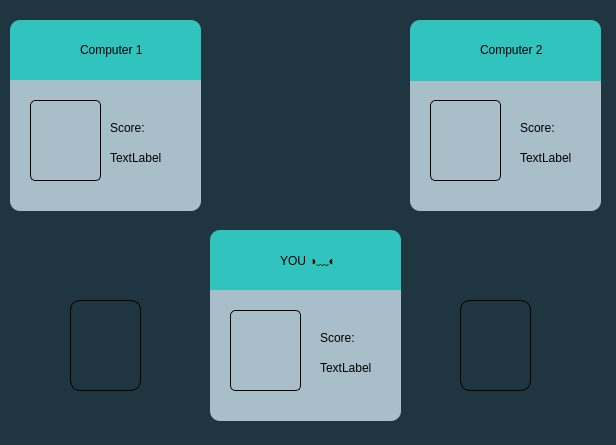
<?xml version="1.0" encoding="UTF-8"?>
<ui version="4.0">
 <class>MainWindow</class>
 <widget class="QMainWindow" name="MainWindow">
  <property name="geometry">
   <rect>
    <x>0</x>
    <y>0</y>
    <width>616</width>
    <height>445</height>
   </rect>
  </property>
  <property name="windowTitle">
   <string>Game</string>
  </property>
  <property name="styleSheet">
   <string notr="true">background-color: rgb(31, 53, 64);</string>
  </property>
  <widget class="QWidget" name="centralwidget">
   <widget class="QGroupBox" name="groupBox">
    <property name="geometry">
     <rect>
      <x>10</x>
      <y>20</y>
      <width>191</width>
      <height>61</height>
     </rect>
    </property>
    <property name="styleSheet">
     <string notr="true">border-top-left-radius: 10px; 
border-top-right-radius: 10px;
background-color: rgb(49, 196, 190);</string>
    </property>
    <property name="title">
     <string/>
    </property>
    <widget class="QLabel" name="lbl_s_cpu1_2">
     <property name="geometry">
      <rect>
       <x>70</x>
       <y>20</y>
       <width>91</width>
       <height>20</height>
      </rect>
     </property>
     <property name="styleSheet">
      <string notr="true">font: 700 14pt &quot;Calibri&quot;;
qproperty-alignment: AlignCenter;
</string>
     </property>
     <property name="text">
      <string>Computer 1</string>
     </property>
    </widget>
    <widget class="QLabel" name="label_15">
     <property name="geometry">
      <rect>
       <x>10</x>
       <y>10</y>
       <width>41</width>
       <height>31</height>
      </rect>
     </property>
     <property name="text">
      <string/>
     </property>
     <property name="pixmap">
      <pixmap>computer1.png</pixmap>
     </property>
     <property name="scaledContents">
      <bool>true</bool>
     </property>
    </widget>
   </widget>
   <widget class="QGroupBox" name="groupBox_2">
    <property name="geometry">
     <rect>
      <x>10</x>
      <y>80</y>
      <width>191</width>
      <height>131</height>
     </rect>
    </property>
    <property name="styleSheet">
     <string notr="true">border-bottom-left-radius: 10px; 
border-bottom-right-radius: 10px;
background-color: rgb(168,190,201);</string>
    </property>
    <property name="title">
     <string/>
    </property>
   </widget>
   <widget class="QLabel" name="lbl_s_cpu1">
    <property name="geometry">
     <rect>
      <x>110</x>
      <y>150</y>
      <width>71</width>
      <height>16</height>
     </rect>
    </property>
    <property name="styleSheet">
     <string notr="true">font: 700 14pt &quot;Calibri&quot;;
qproperty-alignment: AlignCenter;
background-color: rgb(168,190,201);</string>
    </property>
    <property name="text">
     <string>TextLabel</string>
    </property>
   </widget>
   <widget class="QLabel" name="lbl_cpu1">
    <property name="geometry">
     <rect>
      <x>30</x>
      <y>100</y>
      <width>71</width>
      <height>81</height>
     </rect>
    </property>
    <property name="styleSheet">
     <string notr="true">background-color: rgb(168,190,201);
border-radius: 5px; 

border: 1px solid black;</string>
    </property>
    <property name="text">
     <string/>
    </property>
    <property name="pixmap">
     <pixmap>front.png</pixmap>
    </property>
    <property name="scaledContents">
     <bool>true</bool>
    </property>
   </widget>
   <widget class="QLabel" name="lbl_s_cpu1_3">
    <property name="geometry">
     <rect>
      <x>110</x>
      <y>120</y>
      <width>71</width>
      <height>16</height>
     </rect>
    </property>
    <property name="styleSheet">
     <string notr="true">font: 700 14pt &quot;Calibri&quot;;
qproperty-alignment: AlignCenter;
background-color: rgb(168,190,201);</string>
    </property>
    <property name="text">
     <string>Score:</string>
    </property>
   </widget>
   <widget class="QGroupBox" name="groupBox_6">
    <property name="geometry">
     <rect>
      <x>410</x>
      <y>80</y>
      <width>191</width>
      <height>131</height>
     </rect>
    </property>
    <property name="styleSheet">
     <string notr="true">border-bottom-left-radius: 10px; 
border-bottom-right-radius: 10px;
background-color: rgb(168,190,201);</string>
    </property>
    <property name="title">
     <string/>
    </property>
    <widget class="QLabel" name="lbl_cpu2">
     <property name="geometry">
      <rect>
       <x>20</x>
       <y>20</y>
       <width>71</width>
       <height>81</height>
      </rect>
     </property>
     <property name="styleSheet">
      <string notr="true">
border-radius: 5px; 

border: 1px solid black;</string>
     </property>
     <property name="text">
      <string/>
     </property>
     <property name="pixmap">
      <pixmap>front.png</pixmap>
     </property>
     <property name="scaledContents">
      <bool>true</bool>
     </property>
    </widget>
    <widget class="QLabel" name="lbl_s_cpu2">
     <property name="geometry">
      <rect>
       <x>110</x>
       <y>70</y>
       <width>71</width>
       <height>16</height>
      </rect>
     </property>
     <property name="styleSheet">
      <string notr="true">font: 700 14pt &quot;Calibri&quot;;
qproperty-alignment: AlignCenter;
</string>
     </property>
     <property name="text">
      <string>TextLabel</string>
     </property>
    </widget>
    <widget class="QLabel" name="lbl_s_cpu1_6">
     <property name="geometry">
      <rect>
       <x>110</x>
       <y>40</y>
       <width>71</width>
       <height>16</height>
      </rect>
     </property>
     <property name="styleSheet">
      <string notr="true">font: 700 14pt &quot;Calibri&quot;;
qproperty-alignment: AlignCenter;
</string>
     </property>
     <property name="text">
      <string>Score:</string>
     </property>
    </widget>
   </widget>
   <widget class="QGroupBox" name="groupBox_7">
    <property name="geometry">
     <rect>
      <x>410</x>
      <y>20</y>
      <width>191</width>
      <height>61</height>
     </rect>
    </property>
    <property name="styleSheet">
     <string notr="true">background-color: rgb(49, 196, 190);
border-top-left-radius: 10px; 
border-top-right-radius: 10px;</string>
    </property>
    <property name="title">
     <string/>
    </property>
    <widget class="QLabel" name="lbl_s_cpu1_5">
     <property name="geometry">
      <rect>
       <x>70</x>
       <y>20</y>
       <width>91</width>
       <height>20</height>
      </rect>
     </property>
     <property name="styleSheet">
      <string notr="true">font: 700 14pt &quot;Calibri&quot;;
qproperty-alignment: AlignCenter;
</string>
     </property>
     <property name="text">
      <string>Computer 2</string>
     </property>
    </widget>
    <widget class="QLabel" name="label_17">
     <property name="geometry">
      <rect>
       <x>10</x>
       <y>10</y>
       <width>41</width>
       <height>31</height>
      </rect>
     </property>
     <property name="text">
      <string/>
     </property>
     <property name="pixmap">
      <pixmap>computer2.png</pixmap>
     </property>
     <property name="scaledContents">
      <bool>true</bool>
     </property>
    </widget>
   </widget>
   <widget class="QPushButton" name="btn_up">
    <property name="geometry">
     <rect>
      <x>70</x>
      <y>300</y>
      <width>71</width>
      <height>91</height>
     </rect>
    </property>
    <property name="styleSheet">
     <string notr="true">border-radius: 10px; 

border: 1px solid black;</string>
    </property>
    <property name="text">
     <string/>
    </property>
   </widget>
   <widget class="QGroupBox" name="groupBox_8">
    <property name="geometry">
     <rect>
      <x>210</x>
      <y>230</y>
      <width>191</width>
      <height>61</height>
     </rect>
    </property>
    <property name="styleSheet">
     <string notr="true">border-top-left-radius: 10px; 
border-top-right-radius: 10px;
background-color: rgb(49, 196, 190);
</string>
    </property>
    <property name="title">
     <string/>
    </property>
    <widget class="QLabel" name="lbl_s_cpu1_7">
     <property name="geometry">
      <rect>
       <x>70</x>
       <y>20</y>
       <width>91</width>
       <height>20</height>
      </rect>
     </property>
     <property name="styleSheet">
      <string notr="true">font: 700 14pt &quot;Calibri&quot;;
qproperty-alignment: AlignCenter;
</string>
     </property>
     <property name="text">
      <string>YOU ◑﹏◐</string>
     </property>
    </widget>
    <widget class="QLabel" name="label_18">
     <property name="geometry">
      <rect>
       <x>10</x>
       <y>10</y>
       <width>31</width>
       <height>31</height>
      </rect>
     </property>
     <property name="text">
      <string/>
     </property>
     <property name="pixmap">
      <pixmap>you.png</pixmap>
     </property>
     <property name="scaledContents">
      <bool>true</bool>
     </property>
    </widget>
   </widget>
   <widget class="QGroupBox" name="groupBox_9">
    <property name="geometry">
     <rect>
      <x>210</x>
      <y>290</y>
      <width>191</width>
      <height>131</height>
     </rect>
    </property>
    <property name="styleSheet">
     <string notr="true">border-bottom-left-radius: 10px; 
border-bottom-right-radius: 10px;
background-color: rgb(168,190,201);</string>
    </property>
    <property name="title">
     <string/>
    </property>
    <widget class="QLabel" name="lbl_s_cpu1_8">
     <property name="geometry">
      <rect>
       <x>110</x>
       <y>40</y>
       <width>71</width>
       <height>16</height>
      </rect>
     </property>
     <property name="styleSheet">
      <string notr="true">font: 700 14pt &quot;Calibri&quot;;
qproperty-alignment: AlignCenter;
</string>
     </property>
     <property name="text">
      <string>Score:</string>
     </property>
    </widget>
    <widget class="QLabel" name="lbl_user">
     <property name="geometry">
      <rect>
       <x>20</x>
       <y>20</y>
       <width>71</width>
       <height>81</height>
      </rect>
     </property>
     <property name="styleSheet">
      <string notr="true">
border-radius: 5px; 

border: 1px solid black;
</string>
     </property>
     <property name="text">
      <string/>
     </property>
     <property name="pixmap">
      <pixmap>front.png</pixmap>
     </property>
     <property name="scaledContents">
      <bool>true</bool>
     </property>
    </widget>
    <widget class="QLabel" name="lbl_s_user">
     <property name="geometry">
      <rect>
       <x>110</x>
       <y>70</y>
       <width>71</width>
       <height>16</height>
      </rect>
     </property>
     <property name="styleSheet">
      <string notr="true">font: 700 14pt &quot;Calibri&quot;;
qproperty-alignment: AlignCenter;
</string>
     </property>
     <property name="text">
      <string>TextLabel</string>
     </property>
    </widget>
   </widget>
   <widget class="QPushButton" name="btn_back">
    <property name="geometry">
     <rect>
      <x>460</x>
      <y>300</y>
      <width>71</width>
      <height>91</height>
     </rect>
    </property>
    <property name="styleSheet">
     <string notr="true">border-radius: 10px; 

border: 1px solid black;</string>
    </property>
    <property name="text">
     <string/>
    </property>
   </widget>
  </widget>
 </widget>
 <resources/>
 <connections/>
</ui>
